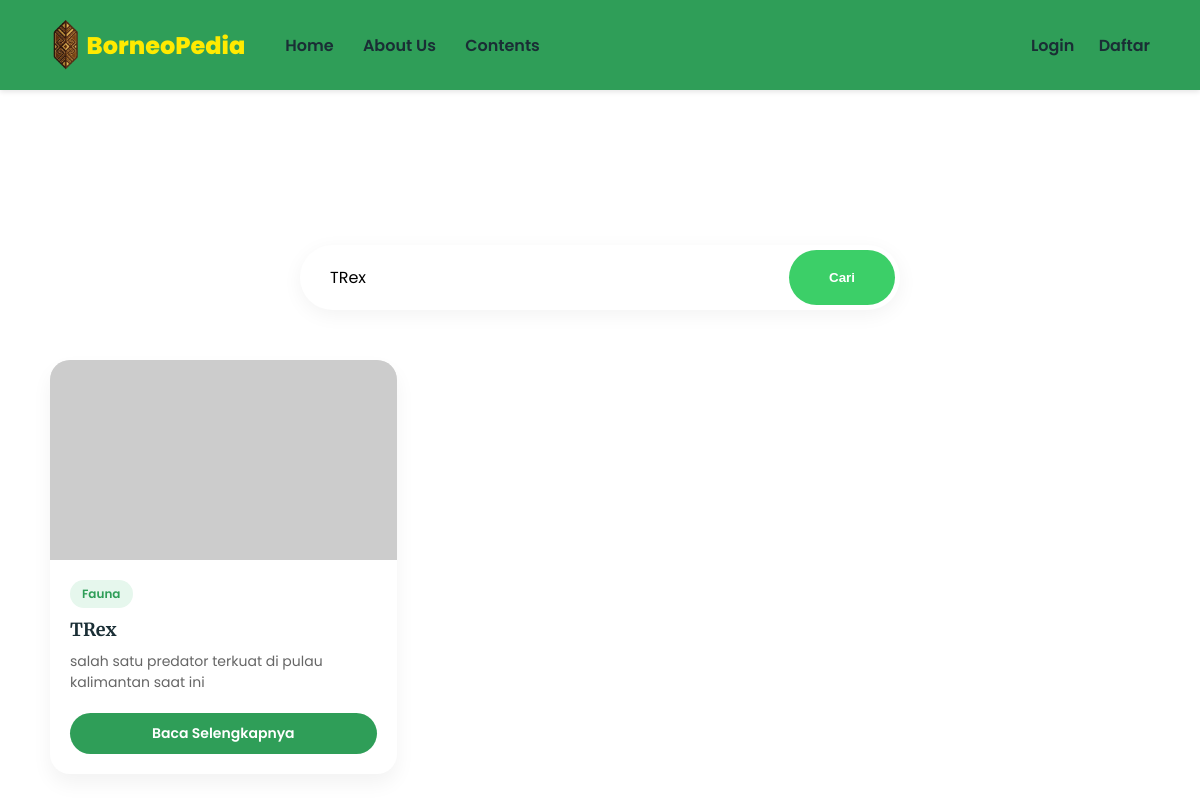
Screenshot of /contents.php?cari=TRex with the database file from the repository.
### tables this page shows
CREATE TABLE `contents` (
  `id` int(11) NOT NULL,
  `user_id` int(11) NOT NULL,
  `nama` varchar(100) NOT NULL,
  `tipe` varchar(50) NOT NULL,
  `informasi` text NOT NULL,
  `foto` varchar(255) NOT NULL,
  `created_at` timestamp NOT NULL DEFAULT current_timestamp()
);

### contents.php (the view, shortened to what this page needs)
<?php
include 'koneksi.php';
if(isset($_GET['cari'])){
    $keyword = $_GET['cari'];
    $query = mysqli_query($conn, "SELECT * FROM contents WHERE nama LIKE '%$keyword%' OR tipe LIKE '%$keyword%' ORDER BY id DESC");
} else {
    $query = mysqli_query($conn, "SELECT * FROM contents ORDER BY id DESC");
}
?>
<!DOCTYPE html>
<html lang="id">
<head>
</head>
<body>
    <nav>
        <div class="nav-left">
             <a href="index.php" class="logo">
            <img src="asset/logofix.png" class="logo-img"> BorneoPedia</a>
            <div class="nav-links">
                <a href="index.php">Home</a>
                <a href="about.php">About Us</a>
                <a href="contents.php">Contents</a>
            </div>
        </div>
        <div class="nav-right">
            <?php if(isset($_SESSION['status']) && $_SESSION['status'] == 'login'): ?>
                <span>Hi, <?php echo $_SESSION['username']; ?></span>
                <a href="upload.php">Upload +</a>
                <a href="logout.php">Logout</a>
            <?php else: ?>
                <a href="login.php">Login</a>
                <a href="register.php">Daftar</a>
            <?php endif; ?>
        </div>
    </nav>
    <main class="content-container">
        <h1>KONTEN ENSIKLOPEDIA</h1>
        <form action="" method="GET" class="search-box">
            <input type="text" name="cari" placeholder="Cari budaya, makanan..." value="<?php echo isset($_GET['cari']) ? $_GET['cari'] : ''; ?>">
            <button type="submit">Cari</button>
        </form>
        <div class="grid-container">
            <?php if(mysqli_num_rows($query) > 0): ?>
                <?php while($row = mysqli_fetch_assoc($query)): ?>
                    <div class="card">
                        <img src="<?php echo $row['foto']; ?>" alt="Gambar" class="card-img" onerror="this.src='https://via.placeholder.com/400x200?text=No+Image'">
                        <div class="card-body">
                            <span class="badge-type"><?php echo $row['tipe']; ?></span>
                            <h3 class="card-title"><?php echo $row['nama']; ?></h3>
                            <p class="card-desc"><?php echo $row['informasi']; ?></p>
                            <a href="detail.php?id=<?php echo $row['id']; ?>" class="btn-detail">Baca Selengkapnya</a>
                        </div>
                    </div>
                <?php endwhile; ?>
            <?php else: ?>
                </div> <p class="empty-msg">Data tidak ditemukan atau belum ada konten yang diupload.</p>
            <?php endif; ?>
        </div>
    </main>
</body>
</html>

### contents.php (style rules this page uses)
* { margin: 0; padding: 0; box-sizing: border-box; text-decoration: none; }
body { font-family: 'Poppins', sans-serif; background-image: url('asset/bg_kedua.png'); background-size: cover; background-position: center; background-repeat: no-repeat; min-height: 100vh; display: flex; flex-direction: column; }
nav { background-color: #2F9E58; display: flex; justify-content: space-between; align-items: center; padding: 20px 50px; box-shadow: 0 2px 5px rgba(0,0,0,0.1); }
.nav-left { display: flex; align-items: center; gap: 40px; }
.logo { font-size: 24px; font-weight: 800; color: #ffea00ff; display: flex; align-items: center; }
.logo-img { height: 50px; width: auto; margin-right: 5px; vertical-align: middle; }
.nav-links a, .nav-right a, .nav-right span { color: #1a2e35; font-weight: 600; font-size: 16px; transition: color 0.3s; }
.nav-links a { margin-right: 25px; }
.nav-right a { margin-left: 20px; }
.content-container { flex: 1; padding: 50px 50px; display: flex; flex-direction: column; align-items: center; }
.content-container h1 { font-family: 'Poppins', serif; color: #ffff; font-size: 50px; margin-bottom: 30px; }
.search-box { background: white; width: 100%; max-width: 600px; border-radius: 50px; padding: 5px; display: flex; box-shadow: 0 5px 20px rgba(0,0,0,0.05); margin-bottom: 50px; }
.search-box input { flex: 1; border: none; outline: none; padding: 15px 25px; border-radius: 50px; font-family: 'Poppins', sans-serif; font-size: 16px; }
.search-box button { background-color: #3CCF68; color: white; border: none; padding: 10px 40px; border-radius: 50px; font-weight: 600; cursor: pointer; }
.grid-container { display: grid; grid-template-columns: repeat(auto-fill, minmax(280px, 1fr)); gap: 30px; width: 100%; max-width: 1200px; }
.card { background: white; border-radius: 20px; overflow: hidden; box-shadow: 0 10px 20px rgba(0,0,0,0.05); transition: transform 0.3s; display: flex; flex-direction: column; }
.card-img { width: 100%; height: 200px; object-fit: cover; background-color: #eee; }
.card-body { padding: 20px; display: flex; flex-direction: column; flex: 1; }
.badge-type { background-color: #e6f7ed; color: #2F9E58; padding: 5px 12px; border-radius: 20px; font-size: 12px; font-weight: 600; align-self: flex-start; margin-bottom: 10px; }
.card-title { font-family: 'Merriweather', serif; font-size: 18px; color: #1a2e35; margin-bottom: 10px; }
.card-desc { font-size: 14px; color: #666; margin-bottom: 20px; display: -webkit-box; -webkit-line-clamp: 3; -webkit-box-orient: vertical; overflow: hidden; flex: 1; }
.btn-detail { text-align: center; background-color: #2F9E58; color: white; padding: 10px; border-radius: 50px; font-size: 14px; font-weight: 600; margin-top: auto; }

### rows the page displays
contents: tipe "Fauna", nama "TRex", informasi "salah satu predator terkuat di pulau kalimantan saat ini"
